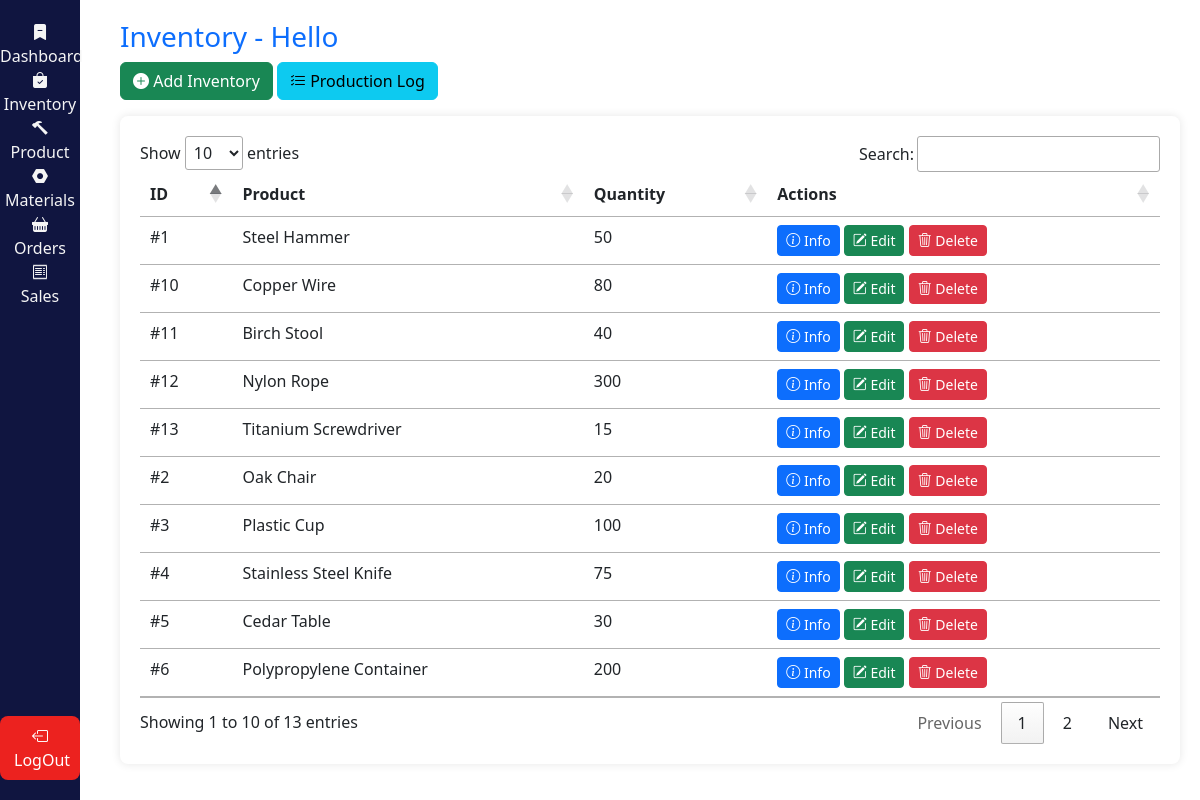
Screenshot of /view/inventory.php with the database file from the repository.
### tables this page shows
CREATE TABLE inventory (
    id INT AUTO_INCREMENT PRIMARY KEY,
    product_id INT NOT NULL,
    quantity INT NOT NULL,
    created_by INT,
    created_at TIMESTAMP DEFAULT CURRENT_TIMESTAMP,
    updated_by INT,
    updated_at TIMESTAMP DEFAULT CURRENT_TIMESTAMP ON UPDATE CURRENT_TIMESTAMP,
    FOREIGN KEY (product_id) REFERENCES products(id) ON DELETE CASCADE,
    FOREIGN KEY (created_by) REFERENCES users(id) ON DELETE SET NULL,
    FOREIGN KEY (updated_by) REFERENCES users(id) ON DELETE SET NULL
);

CREATE TABLE products (
    id INT AUTO_INCREMENT PRIMARY KEY,
    name VARCHAR(255) NOT NULL,
    description VARCHAR(255),
    category ENUM('Tools', 'Accessories', 'Other') NOT NULL,
    price DECIMAL(10,2) NOT NULL,
    material_id INT NOT NULL,
    created_by INT,
    created_at TIMESTAMP DEFAULT CURRENT_TIMESTAMP,
    updated_by INT,
    updated_at TIMESTAMP DEFAULT CURRENT_TIMESTAMP ON UPDATE CURRENT_TIMESTAMP,
    FOREIGN KEY (material_id) REFERENCES materials(id) ON DELETE CASCADE,
    FOREIGN KEY (created_by) REFERENCES users(id) ON DELETE SET NULL,
    FOREIGN KEY (updated_by) REFERENCES users(id) ON DELETE SET NULL
);

### view/inventory.php (the view, shortened to what this page needs)
<?php
require '../Handler/db.php';
$full_name = $_SESSION['full_name'];
$inventory_sql = "SELECT inventory.id, products.name AS product_name, inventory.quantity,
                         creator.last_name AS created_by, updater.last_name AS updated_by,
                         inventory.created_at, inventory.updated_at
                  FROM inventory
                  JOIN products ON inventory.product_id = products.id
                  LEFT JOIN users AS creator ON inventory.created_by = creator.id
                  LEFT JOIN users AS updater ON inventory.updated_by = updater.id";
$inventory_result = $conn->query($inventory_sql);
?>
<!DOCTYPE html>
<html lang="en">
<head>
    <link rel="stylesheet" href="style.css">
    <link href="https://cdn.jsdelivr.net/npm/bootstrap@5.3.0/dist/css/bootstrap.min.css" rel="stylesheet">
    <link rel="stylesheet" href="https://cdn.datatables.net/1.13.4/css/jquery.dataTables.min.css">
    <link rel="stylesheet" href="https://cdn.jsdelivr.net/npm/bootstrap-icons@1.11.3/font/bootstrap-icons.min.css">
</head>
<body>
<?php include 'navbar.php'; ?>
<div class="content">
    <h3 class="text-primary">Inventory - Hello <?php echo htmlspecialchars($full_name); ?></h3>
    <div class="mb-3">
        <button class="btn btn-success" data-bs-toggle="modal" data-bs-target="#addInventoryModal">
            <i class="bi bi-plus-circle-fill"></i>&nbsp;Add Inventory
        </button>
        <button class="btn btn-info" data-bs-toggle="modal" data-bs-target="#productionLogModal">
            <i class="bi bi-list-check"></i>&nbsp;Production Log
        </button>
    </div>
    <div class="table-container">
        <table id="inventoryTable" class="table table-hover">
            <thead>
                <tr>
                    <th>ID</th>
                    <th>Product</th>
                    <th>Quantity</th>
                    <th>Actions</th>
                </tr>
            </thead>
            <tbody id="inventoryList">
                <?php while ($row = $inventory_result->fetch_assoc()) { ?>
                    <tr>
                        <td>#<?php echo $row['id']; ?></td>
                        <td><?php echo $row['product_name']; ?></td>
                        <td><?php echo $row['quantity']; ?></td>
                        <td>
                            <button class="btn btn-primary btn-sm info-inventory-btn"
                                data-id="<?php echo $row['id']; ?>"
                                data-product-name="<?php echo htmlspecialchars($row['product_name']); ?>"
                                data-quantity="<?php echo $row['quantity']; ?>"
                                data-created-by="<?php echo $row['created_by']; ?>"
                                data-created-at="<?php echo $row['created_at']; ?>"
                                data-updated-by="<?php echo $row['updated_by']; ?>"
                                data-updated-at="<?php echo $row['updated_at']; ?>">
                                <i class="bi bi-info-circle"></i>&nbsp;Info
                            </button>
                            <button class="btn btn-success btn-sm edit-inventory-btn"
                                    data-id="<?php echo $row['id']; ?>"
                                    data-product-name="<?php echo htmlspecialchars($row['product_name']); ?>"
                                    data-quantity="<?php echo $row['quantity']; ?>">
                                <i class="bi bi-pencil-square"></i>&nbsp;Edit
                            </button>
                            <form method="POST" style="display:inline;" onsubmit="return confirm('Are you sure you want to delete this inventory?');">
                                <button type="submit" class="btn btn-danger btn-sm">
                                    <i class="bi bi-trash3"></i>&nbsp;Delete
                                </button>
                            </form>
                        </td>
                    </tr>
                <?php } ?>
            </tbody>
        </table>
    </div>
</div>
</body>
</html>

### view/navbar.php
<nav class="sidebar d-flex flex-column">
    <a href="dashboard.php" class="nav-link" style="color:whitesmoke;"><i class="bi bi-bookmark-dash-fill"></i><br>Dashboard</a>
    <a href="inventory.php" class="nav-link" style="color:whitesmoke;"><i class="bi bi-bag-check-fill"></i><br>Inventory</a>
    <a href="product.php" class="nav-link" style="color:whitesmoke;"><i class="bi bi-hammer"></i><br>Product</a>
    <a href="materials.php" class="nav-link" style="color:whitesmoke;"><i class="bi bi-nut-fill"></i><br>Materials</a>
    <a href="orders.php" class="nav-link" style="color:whitesmoke;"><i class="bi bi-basket-fill"></i><br>Orders</a>
    <a href="sales.php" class="nav-link" style="color:whitesmoke;"><i class="bi bi-receipt"></i><br>Sales</a>
    <button class="logout-btn"><a href="../Handler/logout_handler.php" style="color: white; text-decoration: none;"><i class="bi bi-box-arrow-left"></i>&nbsp;LogOut</a></button>
</nav>

### view/style.css (style rules this page uses)
body { font-family: Arial, sans-serif; background-color: #f8f9fa; }
.sidebar { width: 80px; height: 100vh; background-color: #101540; display: flex; flex-direction: column; align-items: center; padding-top: 20px; position: fixed; }
.nav-link { color: white; font-size: 0.75rem; text-align: center; padding: 10px 0; width: 100%; }
.logout-btn { background-color: #ec221f; color: white; width: 100%; text-align: center; border-radius: 8px; padding: 8px; border: none; margin-top: auto; margin-bottom: 20px; }
.content { margin-left: 100px; padding: 20px; }
.table-container { background-color: white; padding: 20px; border-radius: 8px; box-shadow: 0px 0px 10px rgba(0, 0, 0, 0.1); }

### rows the page displays
inventory: id "1", product.name "Steel Hammer", quantity "50"
inventory: id "2", product.name "Oak Chair", quantity "20"
inventory: id "3", product.name "Plastic Cup", quantity "100"
inventory: id "4", product.name "Stainless Steel Knife", quantity "75"
inventory: id "5", product.name "Cedar Table", quantity "30"
inventory: id "6", product.name "Polypropylene Container", quantity "200"
inventory: id "10", product.name "Copper Wire", quantity "80"
inventory: id "11", product.name "Birch Stool", quantity "40"
inventory: id "12", product.name "Nylon Rope", quantity "300"
inventory: id "13", product.name "Titanium Screwdriver", quantity "15"
